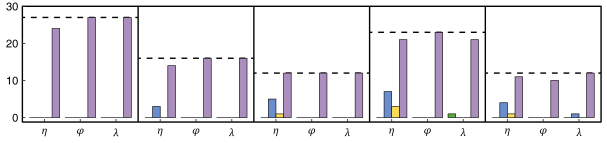

This chart was generated by the following R code:
rm(list = ls())
library(rstudioapi)
library(openxlsx)
library(ggplot2)
currentPath <- getSourceEditorContext()$path
charLocations <- gregexpr('/',currentPath)[[1]]
currentPath <- substring(currentPath,1,charLocations[length(charLocations)]-1)
setwd(currentPath)

##==== Function ====##
theme_custom <- function(){
  myTheme <- theme(panel.background = element_rect(fill = 'white',color = 'black',linewidth = 0.7),
                   panel.grid = element_blank(),
                   legend.position = 'none',
                   plot.margin = margin(3,3,3,3),
                   plot.background = element_blank(),
                   axis.ticks = element_line(linewidth = 0.3),
                   axis.ticks.length = unit(-0.15,'lines'),
                   axis.title.y = element_blank(),
                   axis.title.x = element_blank(),
                   axis.text.y = element_text(size = 8,margin = margin(0,3,0,0),color = '#000000'),
                   axis.text.x = element_text(size = 8,margin = margin(4,0,0,0),color = '#000000'))
  return(myTheme)
}
##==== Function ====##

drawMatrix_1 <- read.csv('./Data/Agreement_CBS.csv')
drawMatrix_2 <- read.csv('./Data/Agreement_QY.csv')
drawMatrix_3 <- read.csv('./Data/Agreement_SNJ.csv')
drawMatrix_4 <- read.csv('./Data/Agreement_GTS.csv')
drawMatrix_5 <- read.csv('./Data/Agreement_XSBN.csv')
drawMatrix <- rbind(drawMatrix_1,drawMatrix_2,drawMatrix_3,drawMatrix_4,drawMatrix_5)

drawMatrix$X <- 0
dataGap <- 0.7
selectIDs <- which(drawMatrix$ParameterID == 1)
drawMatrix$X[selectIDs] <- drawMatrix$TheoryID[selectIDs]
selectIDs <- which(drawMatrix$ParameterID == 2)
drawMatrix$X[selectIDs] <- drawMatrix$TheoryID[selectIDs] + 4 + dataGap
selectIDs <- which(drawMatrix$ParameterID == 3)
drawMatrix$X[selectIDs] <- drawMatrix$TheoryID[selectIDs] + 8 + dataGap*2

dataGap <- 15.2
selectIDs <- which(drawMatrix$SiteID == 2)
drawMatrix$X[selectIDs] <- drawMatrix$X[selectIDs] + dataGap
selectIDs <- which(drawMatrix$SiteID == 3)
drawMatrix$X[selectIDs] <- drawMatrix$X[selectIDs] + dataGap*2
selectIDs <- which(drawMatrix$SiteID == 4)
drawMatrix$X[selectIDs] <- drawMatrix$X[selectIDs] + dataGap*3
selectIDs <- which(drawMatrix$SiteID == 5)
drawMatrix$X[selectIDs] <- drawMatrix$X[selectIDs] + dataGap*4

maxLineMatrix_1 <- data.frame(X = -0.4,Y = 27,XEnd = 14.8,YEnd = 27)
maxLineMatrix_2 <- data.frame(X = 14.8,Y = 16,XEnd = 30.0,YEnd = 16)
maxLineMatrix_3 <- data.frame(X = 30.0,Y = 12,XEnd = 45.2,YEnd = 12)
maxLineMatrix_4 <- data.frame(X = 45.2,Y = 23,XEnd = 60.4,YEnd = 23)
maxLineMatrix_5 <- data.frame(X = 60.4,Y = 12,XEnd = 75.6,YEnd = 12)
maxLineMatrix <- rbind(maxLineMatrix_1,maxLineMatrix_2,maxLineMatrix_3,maxLineMatrix_4,maxLineMatrix_5)

basicBreakValues <- c(2.5,7.2,11.9)
xbreakValues <- c(basicBreakValues,basicBreakValues+dataGap,basicBreakValues+dataGap*2,basicBreakValues+dataGap*3,basicBreakValues+dataGap*4)

Fig <- ggplot()+
  geom_segment(data = maxLineMatrix,mapping = aes(x = X,y = Y,xend = XEnd,yend = YEnd),color = '#000000',linetype = '33333333',linewidth = 0.7)+
  geom_vline(mapping = aes(xintercept = c(14.8,30.0,45.2,60.4)),color = '#000000',linewidth = 0.7)+
  geom_col(data = drawMatrix,mapping = aes(x = X,y = Num,fill = factor(TheoryID)),
           color = '#000000',linewidth = 0.2,width = 1)+
  scale_fill_manual(values = c('#56ae36','#6a8dcd','#fcdb54','#ab8ebe'))+
  scale_x_continuous(limits = c(-0.4,75.6),breaks = xbreakValues,expand = c(0,0))+
  scale_y_continuous(limits = c(-1.2,30),breaks = c(0,10,20,30),labels = c('0','10','20','30'),expand = c(0,0))+
  theme_custom()
outputFileName <- 'Fig_b.pdf'
pdf(file <- outputFileName,width = 6.07,height = 1.4)
print(Fig)
dev.off()
